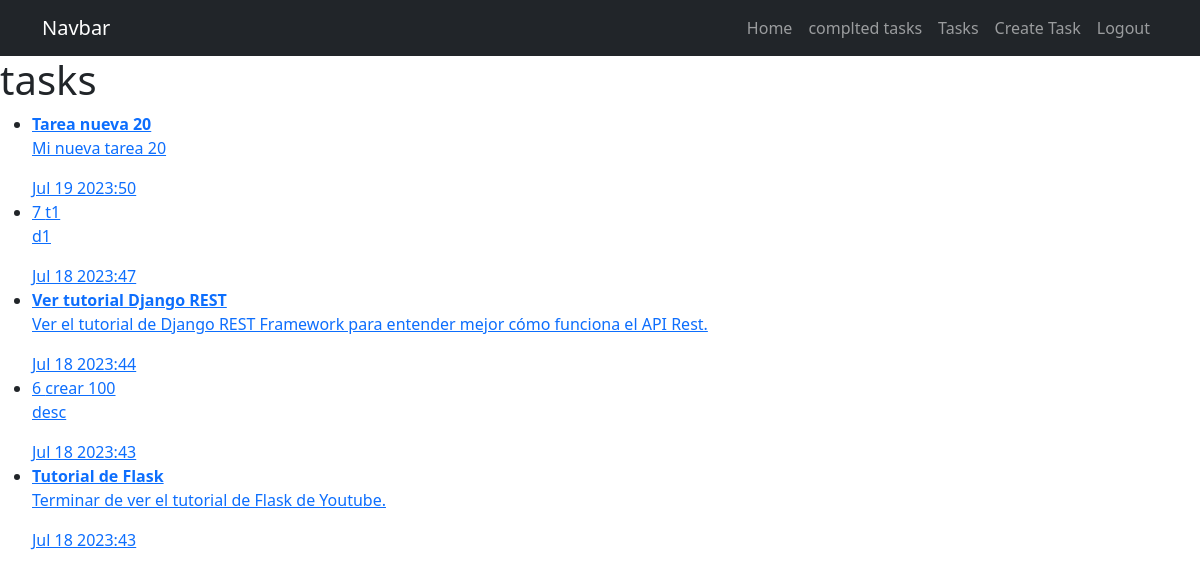
Page /tasks_completed/ (signed in) on the committed database.
### tasks/models.py (models this page shows, shortened)
class Task(models.Model):
    title = models.CharField(max_length=200)
    description = models.TextField(max_length=1000)
    created = models.DateTimeField(auto_now_add=True)
    datecompleted = models.DateTimeField(null=True, blank=True)
    important = models.BooleanField(default=False)
    user = models.ForeignKey(User, on_delete=models.CASCADE)

### tasks/views.py (the view)
# urls.py: path('tasks_completed/', views.tasks_completed, name='tasks_completed'),
@login_required
def tasks_completed(request):
    tasks = Task.objects.filter(user=request.user, datecompleted__isnull=False).order_by('-datecompleted')
    return render(request, 'tasks.html', {"tasks": tasks})

### django-notes-master/django-notes-master/tasks/templates/tasks.html
{% extends 'base.html' %} {% block content %}
<h1>tasks</h1>
<ul>
  {% for task in tasks %}
  <li>
    <a href="{% url 'task_detail' task.id %}">
      {% if task.important %}
      <strong>{{task.title}}</strong>
      {% else %} {{task.id}} {{task.title}} {% endif %}
      <p>{{task.description}}</p>
      {{task.datecompleted|date:'M j Y:i'}}
    </a>
  </li>
  {% endfor %}
</ul>
{% endblock %}

### django-notes-master/django-notes-master/tasks/templates/base.html (shortened to what this page needs)
<!DOCTYPE html>
<html lang="en">
  <head>
    <link rel="stylesheet" href="https://cdn.jsdelivr.net/npm/bootstrap@5.2.0/dist/css/bootstrap.min.css">
  </head>
  <body>
    {% include '_navbar.html' %}
    {% block content %}
    {% endblock %}
  </body>
</html>

### django-notes-master/django-notes-master/tasks/templates/_navbar.html (shortened to what this page needs)
<nav class="navbar navbar-expand-lg navbar-dark bg-dark">
  <div class="container">
    <a class="navbar-brand" href="/">Navbar</a>
    <div class="collapse navbar-collapse" id="navbarNav">
      <ul class="navbar-nav ms-auto">
        <li class="nav-item">
          <a href="/" class="nav-link">Home</a>
        </li>
        {% if user.is_authenticated %}
        <li class="nav-item">
          <a href="{% url 'tasks_completed' %}" class="nav-link"
            >complted tasks</a
          >
        </li>
        <li class="nav-item">
          <a href="{% url 'tasks' %}" class="nav-link">Tasks</a>
        </li>
        <li class="nav-item">
          <a href="{% url 'create_task' %}" class="nav-link">Create Task</a>
        </li>
        <li class="nav-item">
          <a class="nav-link" href="/logout">Logout</a>
        </li>
        {% endif %}
      </ul>
    </div>
  </div>
</nav>

### rows in the picture
Task: title "Tarea nueva 20", description "Mi nueva tarea 20", datecompleted "Jul 19 2023:50"
Task: id "7", title "t1", description "d1", datecompleted "Jul 18 2023:47"
Task: title "Ver tutorial Django REST", description "Ver el tutorial de Django REST Framework para entender mejor cómo funciona el API Rest.", datecompleted "Jul 18 2023:44"
Task: id "6", title "crear 100", description "desc", datecompleted "Jul 18 2023:43"
Task: title "Tutorial de Flask", description "Terminar de ver el tutorial de Flask de Youtube.", datecompleted "Jul 18 2023:43"
